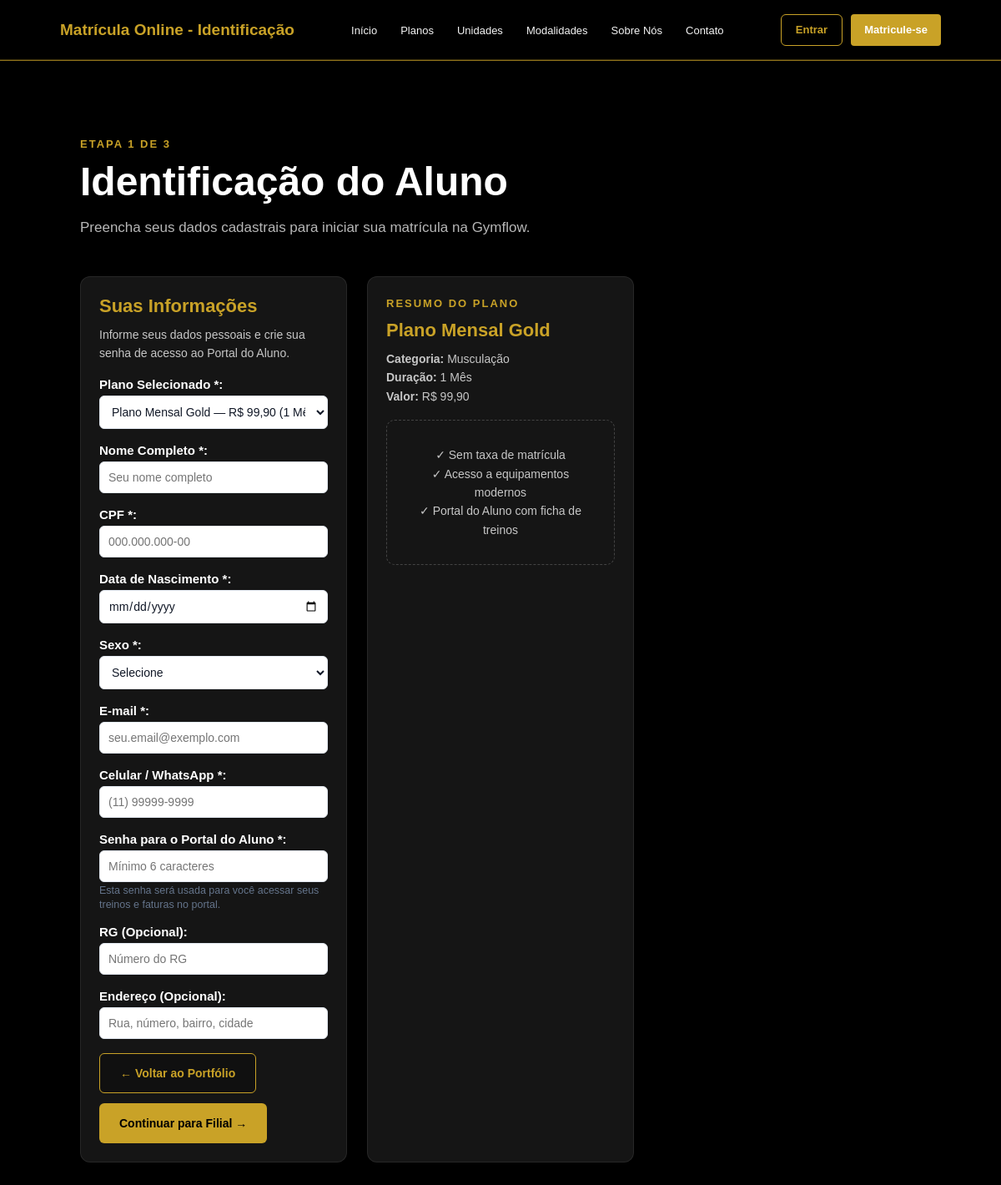
Before: /app/controllers/MatriculaController.php?plano_id=1 with the older database file.
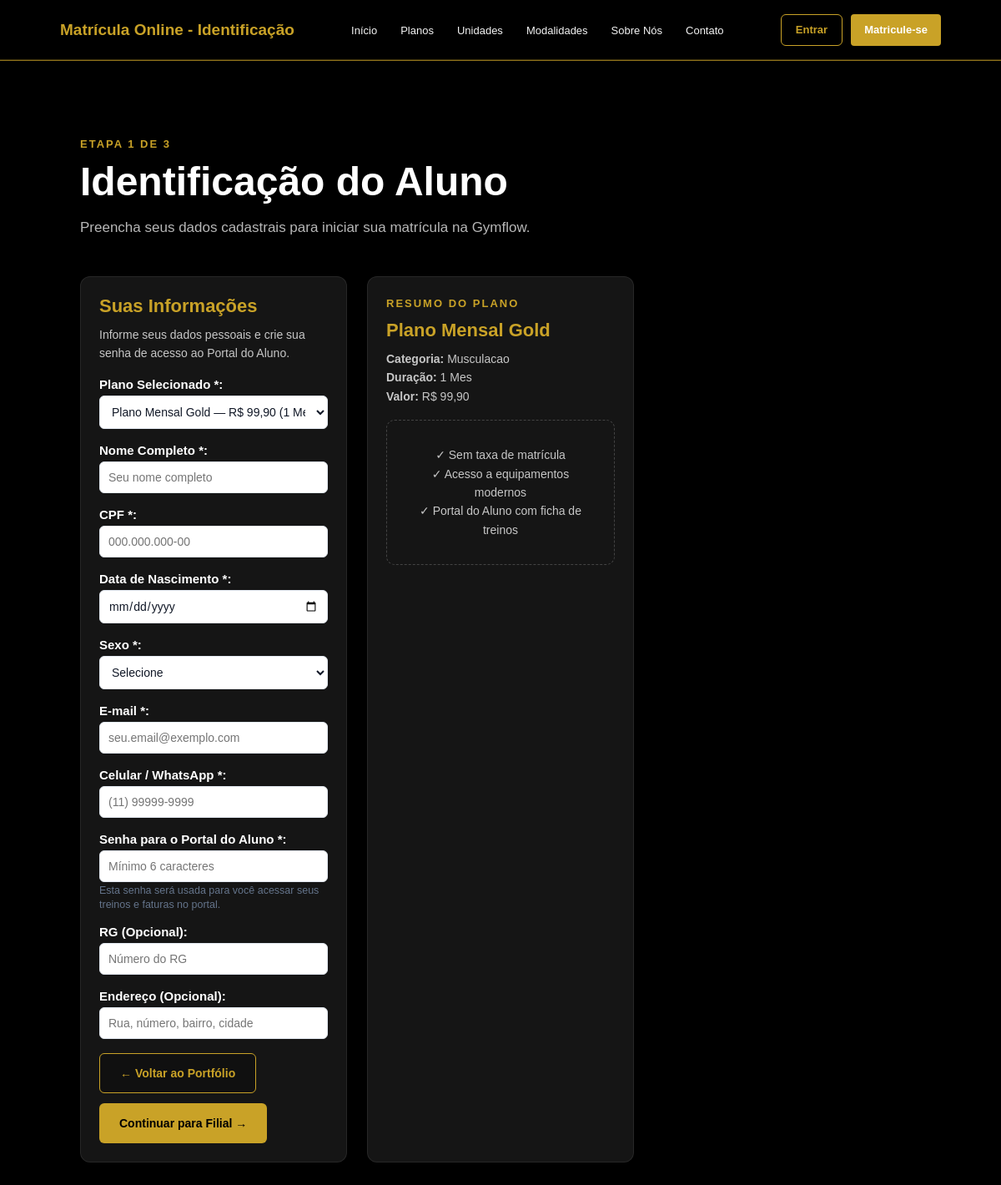
After: the same page with the newer database file.
### tables this page shows
CREATE TABLE planos (
    id INT AUTO_INCREMENT PRIMARY KEY,
    company_id INT NOT NULL,
    nome VARCHAR(100) NOT NULL,
    categoria VARCHAR(50) NOT NULL,
    valor NUMERIC(10, 2) NOT NULL CHECK (valor >= 0),
    duracao VARCHAR(20) NOT NULL,
    FOREIGN KEY (company_id) REFERENCES companies(id) ON DELETE CASCADE
);

### app/models/Matricula.php (called while the page is built, shortened)
<?php
require_once __DIR__ . '/Database.php';
$operacao  = $operacao ?? '';
$dados     = $dados ?? [];
if ($operacao === 'buscar_plano') {
    $plano_id = (int) ($plano_id ?? $id ?? 0);
    $stmt = $pdo->prepare("SELECT * FROM planos WHERE id = :id LIMIT 1");
    $stmt->execute([':id' => $plano_id]);
    $plano = $stmt->fetch() ?: null;
}
elseif ($operacao === 'listar_planos') {
    $stmt = $pdo->query("SELECT * FROM planos ORDER BY valor ASC");
    $planos = $stmt->fetchAll();
}
elseif ($operacao === 'listar_filiais') {
    $stmt = $pdo->query("SELECT * FROM filiais WHERE ativo = 1 ORDER BY nome ASC");
    $filiais = $stmt->fetchAll();
}
elseif ($operacao === 'buscar_filial') {
    $filial_id = (int) ($filial_id ?? $id ?? 0);
    $stmt = $pdo->prepare("SELECT * FROM filiais WHERE id = :id AND ativo = 1 LIMIT 1");
    $stmt->execute([':id' => $filial_id]);
    $filial = $stmt->fetch() ?: null;
}

### app/views/matricula/identificacao.php (the view, shortened to what this page needs)
<?php
$tituloPagina = "Matrícula Online - Identificação";
include __DIR__ . '/../shared/portfolio_header.php';
?>
<main>
    <section class="portfolio-modalidades">
        <div class="modalidades-cabecalho">
            <span class="secao-destaque">Etapa 1 de 3</span>
            <h2>Identificação do Aluno</h2>
            <p>Preencha seus dados cadastrais para iniciar sua matrícula na Gymflow.</p>
        </div>
        <div class="modalidades-grid">
            <article class="modalidade-card">
                <div class="modalidade-conteudo">
                    <h3>Suas Informações</h3>
                    <p>Informe seus dados pessoais e crie sua senha de acesso ao Portal do Aluno.</p>
                    <br>
                    <form action="<?= BASE_URL ?>/app/controllers/MatriculaController.php?acao=identificacao" method="POST">
                        <label for="plano_id">Plano Selecionado *:</label>
                        <select id="plano_id" name="plano_id" required>
                            <?php foreach ($planos as $p): ?>
                                <option value="<?= (int) $p['id'] ?>" <?= ((int) ($planoSelecionado['id'] ?? $dados['plano_id'] ?? 0) === (int) $p['id']) ? 'selected' : '' ?>>
                                    <?= htmlspecialchars($p['nome']) ?> — R$ <?= number_format((float) $p['valor'], 2, ',', '.') ?> (<?= htmlspecialchars($p['duracao']) ?>)
                                </option>
                            <?php endforeach; ?>
                        </select>
                        <br><br>
                        <label for="nome">Nome Completo *:</label>
                        <input type="text" id="nome" name="nome" value="<?= htmlspecialchars($dados['nome'] ?? '') ?>" placeholder="Seu nome completo" required>
                        <br><br>
                        <label for="cpf">CPF *:</label>
                        <input type="text" id="cpf" name="cpf" value="<?= htmlspecialchars($dados['cpf'] ?? '') ?>" placeholder="000.000.000-00" required>
                        <br><br>
                        <label for="nascimento">Data de Nascimento *:</label>
                        <input type="date" id="nascimento" name="nascimento" value="<?= htmlspecialchars($dados['nascimento'] ?? '') ?>" required>
                        <br><br>
                        <label for="sexo">Sexo *:</label>
                        <select id="sexo" name="sexo" required>
                            <option value="">Selecione</option>
                        </select>
                        <br><br>
                        <label for="email">E-mail *:</label>
                        <input type="email" id="email" name="email" value="<?= htmlspecialchars($dados['email'] ?? '') ?>" placeholder="seu.email@exemplo.com" required>
                        <br><br>
                        <label for="telefone">Celular / WhatsApp *:</label>
                        <input type="text" id="telefone" name="telefone" value="<?= htmlspecialchars($dados['telefone'] ?? '') ?>" placeholder="(11) 99999-9999" required>
                        <br><br>
                        <label for="senha">Senha para o Portal do Aluno *:</label>
                        <input type="password" id="senha" name="senha" minlength="6" placeholder="Mínimo 6 caracteres" required>
                        <small>Esta senha será usada para você acessar seus treinos e faturas no portal.</small>
                        <br><br>
                        <label for="rg">RG (Opcional):</label>
                        <input type="text" id="rg" name="rg" value="<?= htmlspecialchars($dados['rg'] ?? '') ?>" placeholder="Número do RG">
                        <br><br>
                        <label for="endereco">Endereço (Opcional):</label>
                        <input type="text" id="endereco" name="endereco" value="<?= htmlspecialchars($dados['endereco'] ?? '') ?>" placeholder="Rua, número, bairro, cidade">
                        <br><br>
                        <div class="hero-acoes">
                            <a href="<?= BASE_URL ?>/index.php" class="hero-btn hero-btn-secundario">← Voltar ao Portfólio</a>
                            <button type="submit" class="hero-btn hero-btn-principal">Continuar para Filial →</button>
                        </div>
                    </form>
                </div>
            </article>
            <article class="modalidade-card">
                <div class="modalidade-conteudo">
                    <span class="secao-destaque">Resumo do Plano</span>
                    <?php if ($planoSelecionado): ?>
                        <h3><?= htmlspecialchars($planoSelecionado['nome']) ?></h3>
                        <p><strong>Categoria:</strong> <?= htmlspecialchars($planoSelecionado['categoria']) ?></p>
                        <p><strong>Duração:</strong> <?= htmlspecialchars($planoSelecionado['duracao']) ?></p>
                        <p><strong>Valor:</strong> R$ <?= number_format((float) $planoSelecionado['valor'], 2, ',', '.') ?></p>
                        <br>
                        <div class="mensagem-vazia">
                            <p>✓ Sem taxa de matrícula</p>
                            <p>✓ Acesso a equipamentos modernos</p>
                            <p>✓ Portal do Aluno com ficha de treinos</p>
                        </div>
                    <?php else: ?>
                        <h3>Escolha um plano</h3>
                        <p>Selecione um plano no formulário ao lado para visualizar os detalhes e valores.</p>
                    <?php endif; ?>
                </div>
            </article>
        </div>
    </section>
</main>
<?php include __DIR__ . '/../shared/footer.php'; ?>

### app/controllers/MatriculaController.php (shortened to what this page needs)
<?php
require_once __DIR__ . '/../../config/sessao.php';
$baseUrl = BASE_URL . '/app/controllers/MatriculaController.php';
$acao    = $_GET['acao'] ?? 'identificacao';
if ($acao === 'identificacao') {
    $dados = $_SESSION['matricula'] ?? [];
    if (!empty($_GET['plano_id'])) {
        $dados['plano_id'] = (int) $_GET['plano_id'];
    }
    require __DIR__ . '/../models/Matricula.php';
    $planoSelecionado = null;
    $planoIdBusca = (int) ($dados['plano_id'] ?? 0);
    if ($planoIdBusca > 0) {
        require __DIR__ . '/../models/Matricula.php';
        $planoSelecionado = $plano;
    }
    require __DIR__ . '/../views/matricula/identificacao.php';
}
else {
    header("Location: $baseUrl?acao=identificacao");
    exit;
}

### app/views/shared/portfolio_header.php (shortened to what this page needs)
<!DOCTYPE html>
<html lang="pt-BR">
<head>
    <link
        rel="stylesheet"
        href="https://unpkg.com/leaflet@1.9.4/dist/leaflet.css"
    >
    <link rel="stylesheet" href="<?= BASE_URL ?>/assets/css/global.css">
    <link rel="stylesheet" href="<?= BASE_URL ?>/assets/css/portifolio.css?v=11">
    <link rel="stylesheet" href="<?= BASE_URL ?>/assets/css/portfolio-mapa.css">
</head>
<body>
<header class="portfolio-header">
    <div class="portfolio-logo">
        <h1><?= htmlspecialchars($tituloPagina ?? "GymCore") ?></h1>
    </div>
    <nav class="portfolio-nav">
        <ul>
            <li><a href="<?= BASE_URL ?>/index.php#inicio">Início</a></li>
            <li><a href="<?= BASE_URL ?>/index.php#planos">Planos</a></li>
            <li><a href="<?= BASE_URL ?>/index.php#unidades">Unidades</a></li>
            <li><a href="<?= BASE_URL ?>/index.php#modalidades">Modalidades</a></li>
            <li><a href="<?= BASE_URL ?>/index.php#sobre">Sobre Nós</a></li>
            <li><a href="<?= BASE_URL ?>/index.php#contato">Contato</a></li>
        </ul>
    </nav>
    <div class="portfolio-acoes">
        <?php if ($usuarioLogado): ?>
            <?php if ($roleUsuario === 'Aluno'): ?>
                <a href="<?= BASE_URL ?>/app/controllers/PortalAlunoController.php?acao=aluno" style="background-color: var(--portfolio-primary); color: #fff; border-radius: 4px; padding: 8px 16px;">
                    Área do Aluno
                </a>
            <?php else: ?>
                <a href="<?= BASE_URL ?>/app/controllers/DashboardController.php" style="background-color: var(--portfolio-primary); color: #fff; border-radius: 4px; padding: 8px 16px;">
                    Painel GymFlow
                </a>
            <?php endif; ?>
            <a href="<?= BASE_URL ?>/app/controllers/LoginController.php?acao=logout" style="margin-left: 10px;">Sair</a>
        <?php else: ?>
            <a href="<?= BASE_URL ?>/app/controllers/LoginController.php?acao=login">Entrar</a>
            <a href="<?= BASE_URL ?>/app/controllers/MatriculaController.php" style="background-color: var(--portfolio-primary); color: #fff; border-radius: 4px; padding: 8px 16px;">
                Matricule-se
            </a>
        <?php endif; ?>
    </div>
</header>

### assets/css/global.css (style rules this page uses)
:root { --cor-primaria: #10b981; --cor-primaria-hover: #059669; --cor-fundo: #ffffff; --cor-branca: #ffffff; --cor-texto: #111827; --cor-texto-secundario: #64748b; --cor-borda: #e2e8f0; --cor-sucesso: #10b981; --cor-aviso: #f59e0b; --cor-perigo: #ef4444; }
* { box-sizing: border-box; }
body { margin: 0; min-height: 100vh; font-family: Arial, Helvetica, sans-serif; font-size: 15px; background-color: white; color: var(--cor-texto); }
h1, h2, h3, h4 { margin-top: 0; color: var(--cor-texto); }
h1 { font-size: 28px; }
h2 { font-size: 22px; }
h3 { font-size: 18px; }
p { line-height: 1.5; }
small { color: var(--cor-texto-secundario); }
a { color: var(--cor-primaria); text-decoration: none; }
label { display: block; margin-bottom: 5px; font-weight: bold; }
input, select, textarea { width: 100%; padding: 10px; font-family: inherit; font-size: 14px; color: var(--cor-texto); background-color: var(--cor-branca); border: 1px solid var(--cor-borda); border-radius: 6px; }
button, input[type="submit"], input[type="button"], .btn { padding: 10px 18px; border: none; border-radius: 6px; background-color: var(--cor-primaria); color: white; font-family: inherit; font-size: 14px; cursor: pointer; }

Changed rows visible on the page:
changed planos "Plano Mensal Gold": categoria "Musculação" → "Musculacao"; duracao "1 Mês" → "1 Mes"
Other visible differences:
form field plano_id: "Plano Mensal Gold — R$ 99,90 (1 Mês)" → "Plano Mensal Gold — R$ 99,90 (1 Mes)"
